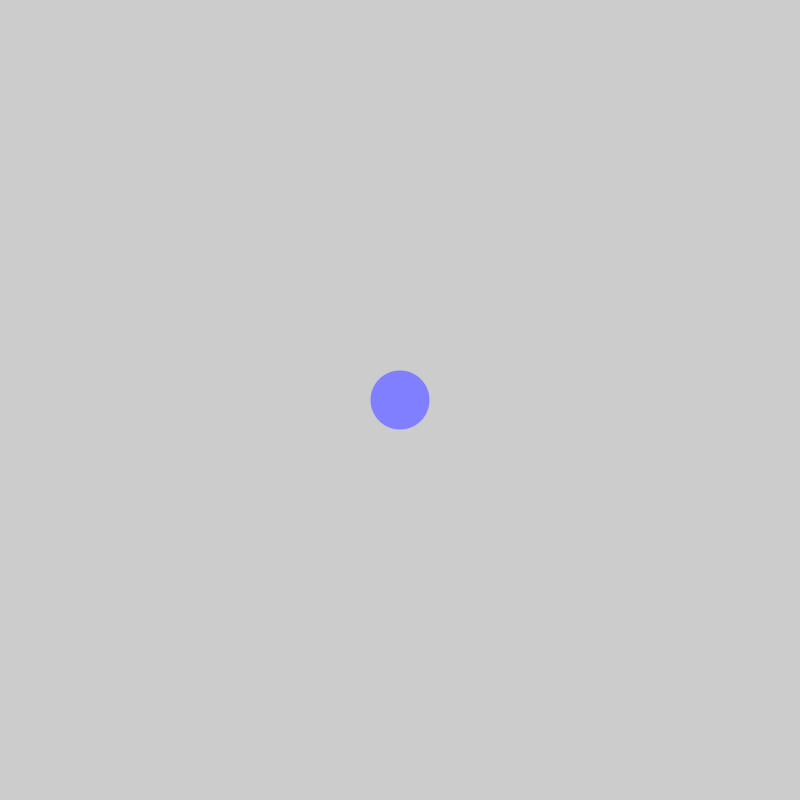
Frame 1 (no input)
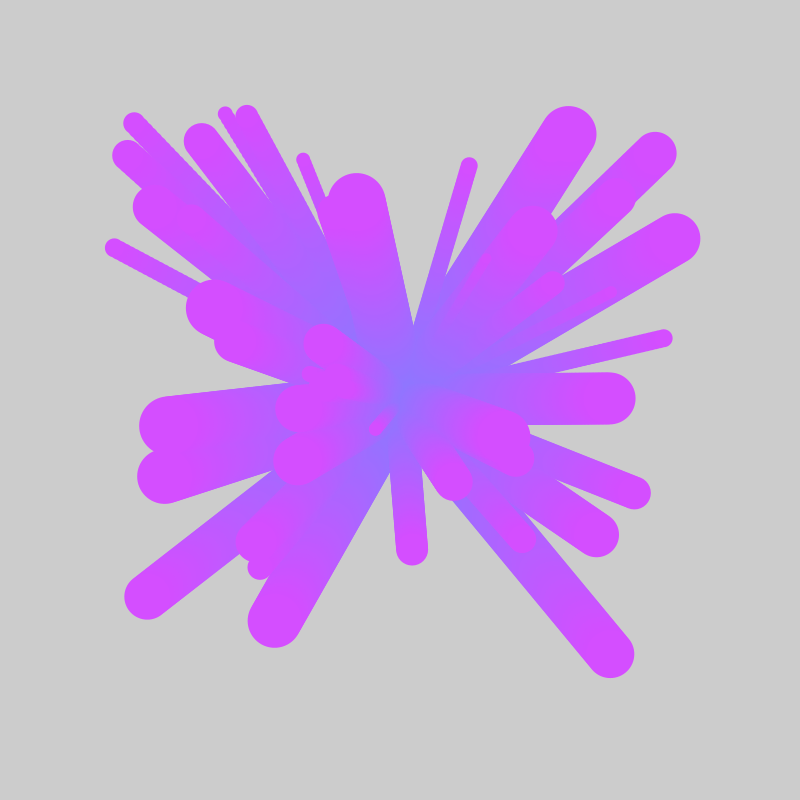
Frame 60 (the mouse pressed at the canvas centre just before this capture)
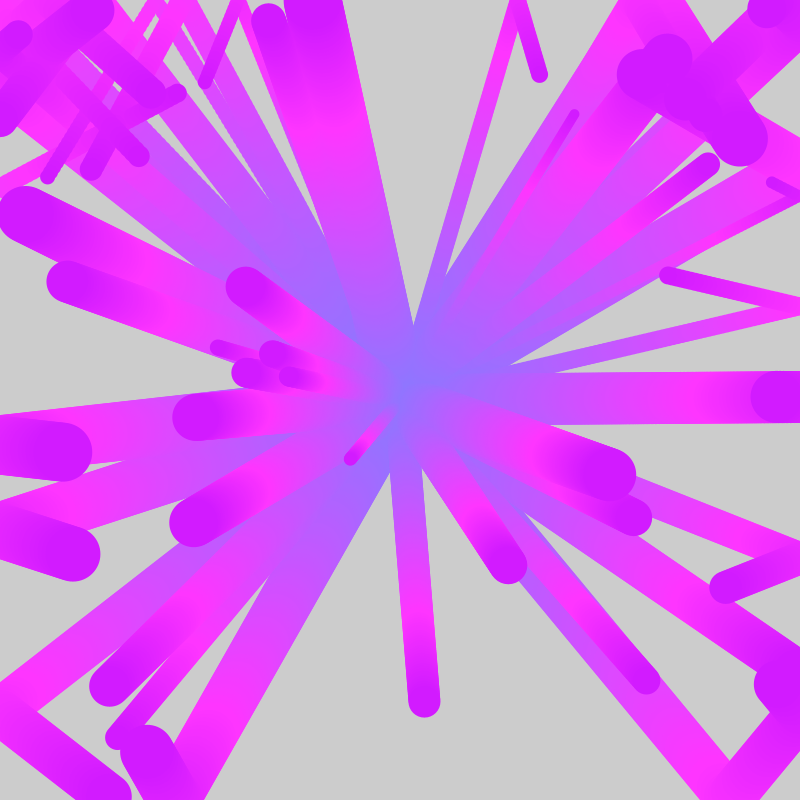
Frame 120 (the mouse held since frame 60 and released just before this capture)

The Processing sketch that drew these frames (run headless with seeded random() and noise(); from frame 60 on, the mouse is pressed at the canvas centre):

// Processing sketch: nc_wk6_hw_part2b
// ── nc_wk6_hw_part2b.pde
int NUMBALLS = 50;

float[] ballX = new float[NUMBALLS];
float[] ballY = new float[NUMBALLS];
float[] dx = new float[NUMBALLS];
float[] dy = new float[NUMBALLS];

float r;
float g;
float b;



void setup() {
  size(800,800);
  
  noStroke();
  textAlign(CENTER, CENTER);
  
  for (int i = 0; i < NUMBALLS; i++) {
    ballX[i] = width/2;
    ballY[i] = height/2;
    dx[i] = random(-5,5);
    dy[i] = random(-5,5);
    
    //ballX[i] = 0;
    //ballY[i] = map(i,0,NUMBALLS,0,height);
    //dx[i] = map(i,0,NUMBALLS,0,5);
    //dy[i] = 0;
  }
}

void draw() {
  //background(255);
  
  float r = map(ballX[1],0,width,0,255);
  float g = map(ballY[1],0,height,0,255);
  float b = map(ballX[1],0,width/2,0,255);
  
  
  for (int i = 0; i < NUMBALLS; i++) {
    fill(map(i,0,NUMBALLS,50,255));
    fill(r,g,b);
    ellipse(ballX[i], ballY[i], i+10, i+10);
    fill(0);
    //text(i, ballX[i], ballY[i]);
    ballX[i] += dx[i];
    ballY[i] += dy[i];
    
    if (ballX[i] > width || ballX[i] < 0) {
      ballX[i] -= dx[i];
      dx[i] = -dx[i];
    }
    
    if (ballY[i] > height || ballY[i] < 0) {
      ballY[i] -= dy[i];
      dy[i] = -dy[i];
    }
    
  }
}
